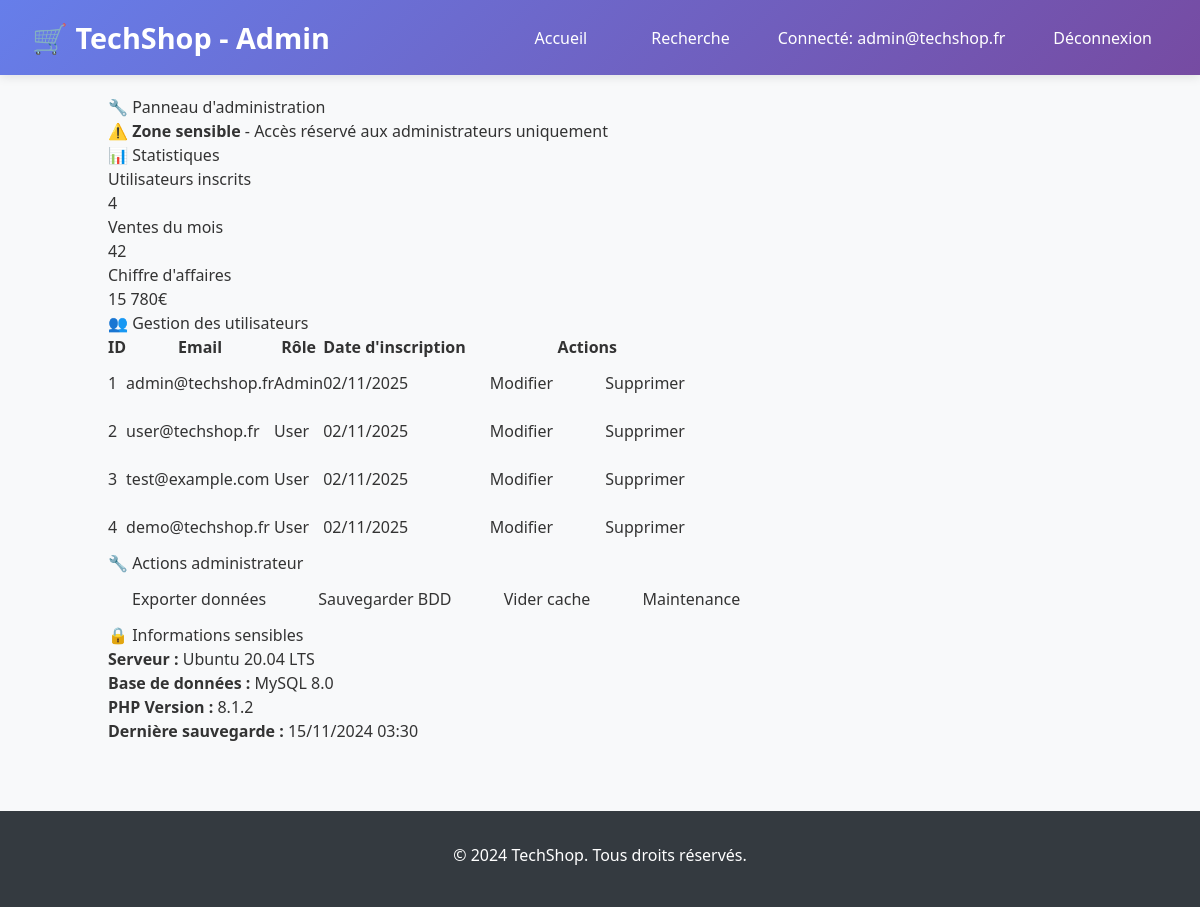
/admin.php (signed in), run on the app's committed database.
### tables this page shows
CREATE TABLE users (
    id INT AUTO_INCREMENT PRIMARY KEY,
    email VARCHAR(191) NOT NULL UNIQUE,
    password VARCHAR(255) NOT NULL,
    role ENUM('user', 'admin') DEFAULT 'user',
    created_at TIMESTAMP DEFAULT CURRENT_TIMESTAMP
);

### classes/Database.php (called while the page is built, shortened)
<?php
class Database {
    public $host = "localhost";
    public $dbname = "techshopSlam";
    public $username = "root";
    public $password = "";
    public $connection;
    private function connect() {
        try {
            $dsn = "mysql:host={$this->host};dbname={$this->dbname}";
            $this->connection = new PDO($dsn, $this->username, $this->password);
            $this->connection->setAttribute(PDO::ATTR_ERRMODE, PDO::ERRMODE_EXCEPTION);
        } catch(PDOException $e) {
            die("Erreur de connexion base de données : " . $e->getMessage());
        }
    }
    public function query($sql) {
        try {
            return $this->connection->query($sql);
        } catch(PDOException $e) {
            echo "Erreur SQL dans " . __CLASS__ . "::" . __FUNCTION__ . " : " . $e->getMessage();
            echo "<br>Requête problématique : " . $sql;
            return false;
        }
    }
}
?>

### admin.php (the view, shortened to what this page needs)
<?php
require_once 'classes/Database.php';
$database = new Database();
$users_query = "SELECT id, email, role, created_at FROM users ORDER BY created_at DESC";
$users_result = $database->query($users_query);
$users = $users_result->fetchAll();
$stats_query = "SELECT COUNT(*) as total_users FROM users";
$stats_result = $database->query($stats_query);
$stats = $stats_result->fetch();
?>
<!DOCTYPE html>
<html lang="fr">
<head>
    <script src="https://cdn.tailwindcss.com"></script>
    <link rel="stylesheet" href="assets/css/style.css">
</head>
<body>
    <header>
        <nav class="navbar">
            <div class="nav-brand">
                <h1>🛒 TechShop - Admin</h1>
            </div>
            <div class="nav-links">
                <a href="index.php">Accueil</a>
                <a href="search.php">Recherche</a>
                <span>Connecté: <?php echo $_SESSION['email']; ?></span>
                <a href="logout.php">Déconnexion</a>
            </div>
        </nav>
    </header>
    <main class="container">
        <div class="admin-dashboard">
            <h2>🔧 Panneau d'administration</h2>
            <div class="warning-banner">
                <p>⚠️ <strong>Zone sensible</strong> - Accès réservé aux administrateurs uniquement</p>
            </div>
            <div class="stats-section">
                <h3>📊 Statistiques</h3>
                <div class="stats-grid">
                    <div class="stat-card">
                        <h4>Utilisateurs inscrits</h4>
                        <p class="stat-number"><?php echo $stats['total_users']; ?></p>
                    </div>
                    <div class="stat-card">
                        <h4>Ventes du mois</h4>
                        <p class="stat-number">42</p>
                    </div>
                    <div class="stat-card">
                        <h4>Chiffre d'affaires</h4>
                        <p class="stat-number">15 780€</p>
                    </div>
                </div>
            </div>
            <div class="users-section">
                <h3>👥 Gestion des utilisateurs</h3>
                <div class="table-container">
                    <table class="admin-table">
                        <thead>
                            <tr>
                                <th>ID</th>
                                <th>Email</th>
                                <th>Rôle</th>
                                <th>Date d'inscription</th>
                                <th>Actions</th>
                            </tr>
                        </thead>
                        <tbody>
                            <?php foreach ($users as $user): ?>
                            <tr>
                                <td><?php echo $user['id']; ?></td>
                                <td><?php echo $user['email']; ?></td>
                                <td>
                                    <span class="role-badge role-<?php echo $user['role']; ?>">
                                        <?php echo ucfirst($user['role']); ?>
                                    </span>
                                </td>
                                <td><?php echo date('d/m/Y', strtotime($user['created_at'])); ?></td>
                                <td>
                                    <button class="btn btn-small btn-edit">Modifier</button>
                                    <button class="btn btn-small btn-danger">Supprimer</button>
                                </td>
                            </tr>
                            <?php endforeach; ?>
                        </tbody>
                    </table>
                </div>
            </div>
            <div class="actions-section">
                <h3>🔧 Actions administrateur</h3>
                <div class="admin-actions">
                    <button class="btn btn-secondary">Exporter données</button>
                    <button class="btn btn-secondary">Sauvegarder BDD</button>
                    <button class="btn btn-warning">Vider cache</button>
                    <button class="btn btn-danger">Maintenance</button>
                </div>
            </div>
            <div class="sensitive-info">
                <h3>🔒 Informations sensibles</h3>
                <p><strong>Serveur :</strong> Ubuntu 20.04 LTS</p>
                <p><strong>Base de données :</strong> MySQL 8.0</p>
                <p><strong>PHP Version :</strong> 8.1.2</p>
                <p><strong>Dernière sauvegarde :</strong> 15/11/2024 03:30</p>
            </div>
        </div>
    </main>
    <footer>
        <div class="footer-content">
            <p>&copy; 2024 TechShop. Tous droits réservés.</p>
        </div>
    </footer>
</body>
</html>

### assets/css/style.css (style rules this page uses)
* { margin: 0; padding: 0; box-sizing: border-box; }
body { font-family: 'Segoe UI', Tahoma, Geneva, Verdana, sans-serif; line-height: 1.6; color: #333; background-color: #f8f9fa; }
.container { max-width: 1200px; margin: 0 auto; padding: 20px; }
.navbar { background: linear-gradient(135deg, #667eea 0%, #764ba2 100%); color: white; padding: 1rem 2rem; display: flex; justify-content: space-between; align-items: center; box-shadow: 0 2px 10px rgba(0,0,0,0.1); }
.nav-brand h1 { font-size: 1.8rem; font-weight: bold; }
.nav-links { display: flex; gap: 2rem; align-items: center; }
.nav-links a { color: white; text-decoration: none; padding: 0.5rem 1rem; border-radius: 5px; transition: background-color 0.3s; }
.btn { display: inline-block; padding: 0.75rem 1.5rem; border: none; border-radius: 5px; cursor: pointer; text-decoration: none; font-size: 1rem; transition: all 0.3s; text-align: center; }
footer { background-color: #343a40; color: white; text-align: center; padding: 2rem 0; margin-top: 3rem; }
.footer-content p { margin-bottom: 0.5rem; }

### data on the page
users: id "1", email "admin@techshop.fr", role "Admin", created_at "02/11/2025"
users: id "2", email "user@techshop.fr", role "User", created_at "02/11/2025"
users: id "3", email "test@example.com", role "User", created_at "02/11/2025"
users: id "4", email "demo@techshop.fr", role "User", created_at "02/11/2025"

### other printed values
$_SESSION['email'] "admin@techshop.fr"
$stats['total_users'] "4"
